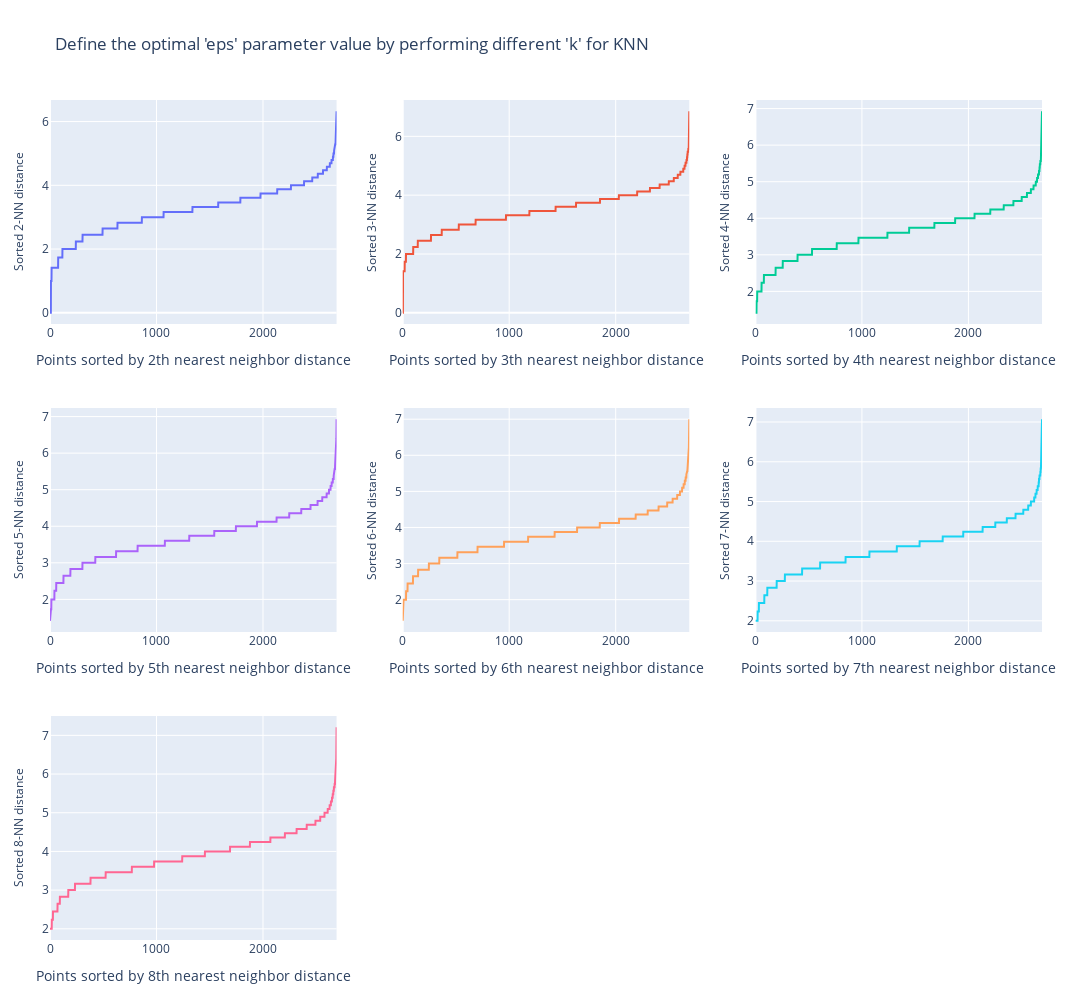

Notebook cell for this chart:
### Code cell
# Define the number of rows and columns in the subplot grid
num_rows, num_cols = 3, 3

# Create a figure with subplots
fig = make_subplots(rows=num_rows, cols=num_cols)

# Define the range of k values to try
k_range = np.arange(2, 9)

for counter, k_knn in enumerate(k_range):
    row = counter // num_cols + 1
    col = counter % num_cols + 1

    # Compute the distances to the kth nearest neighbor
    nearest_neighbors = NearestNeighbors(n_neighbors=k_knn).fit(array_data_numeric)
    distances, indices = nearest_neighbors.kneighbors(array_data_numeric)
    k_distances = np.sort(distances[:, -1])

    # Plot the sorted distances
    trace = go.Scatter(y=k_distances, showlegend=False)
    fig.add_trace(trace, row=row, col=col)

    # Add title and axis labels to subplot
    fig.update_xaxes(title_text=f'Points sorted by {k_knn}th nearest neighbor distance',
                     row=row, col=col)
    # Distance theshold (eps)
    fig.update_yaxes(title_text=f'Sorted {k_knn}-NN distance',
                     row=row, col=col, title_font=dict(size=12))

# Update the layout
fig.update_layout(height=1000, width=1200, 
                  title_text="Define the optimal 'eps' parameter value by performing different 'k' for KNN",
                  margin=dict(l=50, r=50, t=100, b=60))

# Display the figure
fig.show()

### Figure 1 — Plotly figure (JSON) as saved in the notebook; plotly's stock layout.template omitted (floating-point values rounded to 4 significant figures; data arrays with more than 128 entries replaced by an {"elided": "..."} marker saying what was removed)
{"data": [{"showlegend": false, "type": "scatter", "xaxis": "x", "y": {"elided": "2692 float values"}, "yaxis": "y"}, {"showlegend": false, "type": "scatter", "xaxis": "x2", "y": {"elided": "2692 float values"}, "yaxis": "y2"}, {"showlegend": false, "type": "scatter", "xaxis": "x3", "y": {"elided": "2692 float values"}, "yaxis": "y3"}, {"showlegend": false, "type": "scatter", "xaxis": "x4", "y": {"elided": "2692 float values"}, "yaxis": "y4"}, {"showlegend": false, "type": "scatter", "xaxis": "x5", "y": {"elided": "2692 float values"}, "yaxis": "y5"}, {"showlegend": false, "type": "scatter", "xaxis": "x6", "y": {"elided": "2692 float values"}, "yaxis": "y6"}, {"showlegend": false, "type": "scatter", "xaxis": "x7", "y": {"elided": "2692 float values"}, "yaxis": "y7"}], "layout": {"height": 1000, "margin": {"b": 60, "l": 50, "r": 50, "t": 100}, "title": {"text": "Define the optimal 'eps' parameter value by performing different 'k' for KNN"}, "width": 1200, "xaxis": {"anchor": "y", "domain": [0, 0.2889], "title": {"text": "Points sorted by 2th nearest neighbor distance"}}, "xaxis2": {"anchor": "y2", "domain": [0.3556, 0.6444], "title": {"text": "Points sorted by 3th nearest neighbor distance"}}, "xaxis3": {"anchor": "y3", "domain": [0.7111, 1], "title": {"text": "Points sorted by 4th nearest neighbor distance"}}, "xaxis4": {"anchor": "y4", "domain": [0, 0.2889], "title": {"text": "Points sorted by 5th nearest neighbor distance"}}, "xaxis5": {"anchor": "y5", "domain": [0.3556, 0.6444], "title": {"text": "Points sorted by 6th nearest neighbor distance"}}, "xaxis6": {"anchor": "y6", "domain": [0.7111, 1], "title": {"text": "Points sorted by 7th nearest neighbor distance"}}, "xaxis7": {"anchor": "y7", "domain": [0, 0.2889], "title": {"text": "Points sorted by 8th nearest neighbor distance"}}, "xaxis8": {"anchor": "y8", "domain": [0.3556, 0.6444]}, "xaxis9": {"anchor": "y9", "domain": [0.7111, 1]}, "yaxis": {"anchor": "x", "domain": [0.7333, 1], "title": {"font": {"size": 12}, "text": "Sorted 2-NN distance"}}, "yaxis2": {"anchor": "x2", "domain": [0.7333, 1], "title": {"font": {"size": 12}, "text": "Sorted 3-NN distance"}}, "yaxis3": {"anchor": "x3", "domain": [0.7333, 1], "title": {"font": {"size": 12}, "text": "Sorted 4-NN distance"}}, "yaxis4": {"anchor": "x4", "domain": [0.3667, 0.6333], "title": {"font": {"size": 12}, "text": "Sorted 5-NN distance"}}, "yaxis5": {"anchor": "x5", "domain": [0.3667, 0.6333], "title": {"font": {"size": 12}, "text": "Sorted 6-NN distance"}}, "yaxis6": {"anchor": "x6", "domain": [0.3667, 0.6333], "title": {"font": {"size": 12}, "text": "Sorted 7-NN distance"}}, "yaxis7": {"anchor": "x7", "domain": [0, 0.2667], "title": {"font": {"size": 12}, "text": "Sorted 8-NN distance"}}, "yaxis8": {"anchor": "x8", "domain": [0, 0.2667]}, "yaxis9": {"anchor": "x9", "domain": [0, 0.2667]}}}
